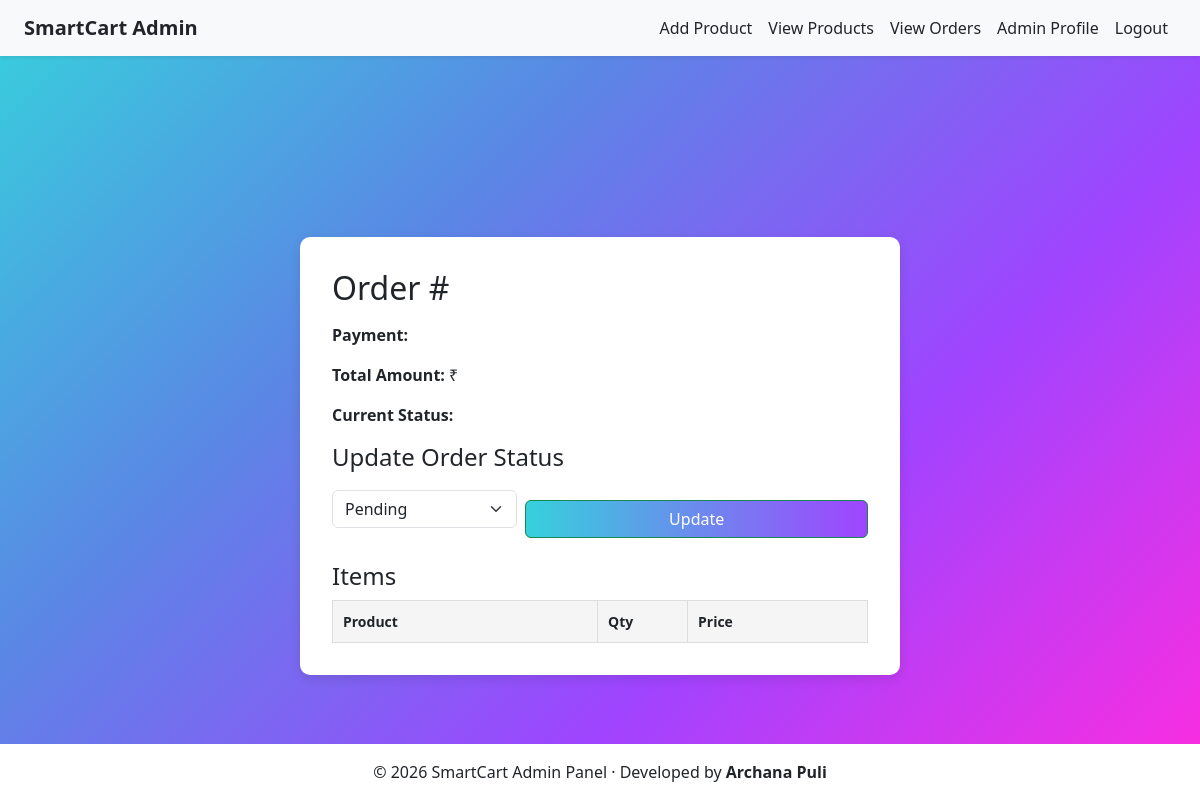
The app's page /admin/order/2 (signed in), older data.
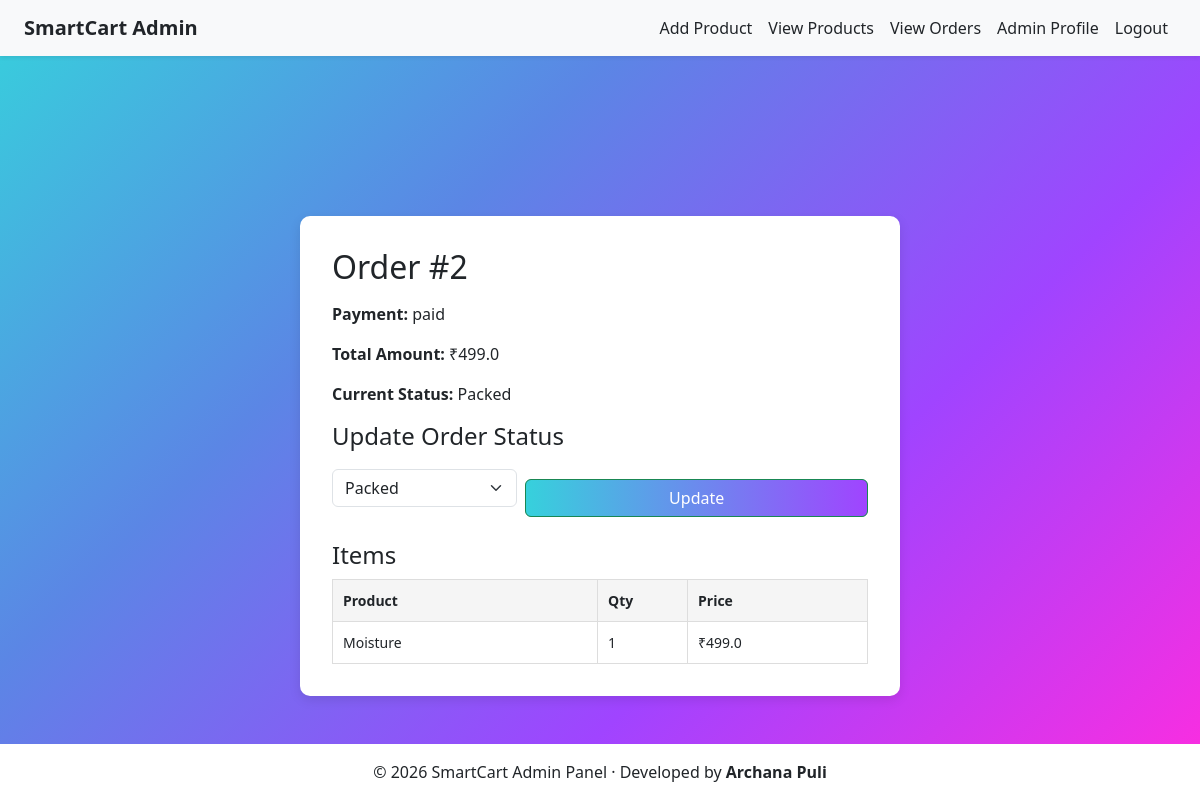
The same page, newer data.
### tables this page shows
CREATE TABLE orders (
    order_id INTEGER PRIMARY KEY AUTOINCREMENT,
    user_id INTEGER NOT NULL,
    razorpay_order_id TEXT,
    razorpay_payment_id TEXT,
    amount REAL,
    payment_status TEXT,
    created_at TIMESTAMP DEFAULT CURRENT_TIMESTAMP,
    order_status TEXT DEFAULT 'Pending',
    FOREIGN KEY(user_id) REFERENCES users(user_id)
);

CREATE TABLE order_items (
    id INTEGER PRIMARY KEY AUTOINCREMENT,
    order_id INTEGER NOT NULL,
    product_id INTEGER NOT NULL,
    product_name TEXT,
    quantity INTEGER,
    price REAL,
    FOREIGN KEY(order_id) REFERENCES orders(order_id),
    FOREIGN KEY(product_id) REFERENCES products(product_id)
);

### app.py (the view)
@app.route('/admin/order/<int:order_id>')
def admin_order_details(order_id):
    if 'admin_id' not in session:
        flash("Please login!", "danger")
        return redirect('/admin-login')
    conn = get_db_connection()
    conn.row_factory = sqlite3.Row
    cursor = conn.cursor()
    cursor.execute('SELECT * FROM "orders" WHERE order_id = ?', (order_id,))
    order = cursor.fetchone()
    cursor.execute('SELECT * FROM "order_items" WHERE order_id = ?', (order_id,))
    items = cursor.fetchall()
    cursor.close()
    conn.close()
    return render_template("admin/order_details.html", order=order, items=items)

### app.py (called while the page is built)
def get_db_connection():
    conn = sqlite3.connect('smartcart.db')
    conn.row_factory = sqlite3.Row  # allows dict-like access
    return conn

### templates/admin/order_details.html (shortened to what this page needs)
{% extends "admin/base.html" %}
{% block content %}
<div class="admin-order-wrapper">
<div class="admin-order-card">
    <h2 class="mb-3">Order #{{ order.order_id }}</h2>
    <div class="mb-3">
        <p><strong>Payment:</strong> {{ order.payment_status }}</p>
        <p><strong>Total Amount:</strong> ₹{{ order.amount }}</p>
        <p><strong>Current Status:</strong> {{ order.order_status }}</p>
    </div>
    <h4>Update Order Status</h4>
    <form method="POST"
          action="/admin/update-order-status/{{ order.order_id }}"
          class="d-flex gap-2 align-items-center mb-4">
        <select name="status" class="form-select w-50">
            <option value="Pending"   {% if order.order_status=='Pending' %}selected{% endif %}>Pending</option>
            <option value="Packed"    {% if order.order_status=='Packed' %}selected{% endif %}>Packed</option>
        </select>
        <button type="submit" class="btn btn-success">
            Update
        </button>
    </form>
    <h4>Items</h4>
    <table class="items-table">
        <tr>
            <th>Product</th>
            <th width="90">Qty</th>
            <th width="140">Price</th>
        </tr>
        {% for it in items %}
        <tr>
            <td>{{ it.product_name }}</td>
            <td>{{ it.quantity }}</td>
            <td>₹{{ it.price }}</td>
        </tr>
        {% endfor %}
    </table>
</div>
</div>
{% endblock %}

### templates/admin/base.html (shortened to what this page needs)
<!DOCTYPE html>
<html lang="en">
<head>
    <link href="https://cdn.jsdelivr.net/npm/bootstrap@5.3.2/dist/css/bootstrap.min.css" rel="stylesheet">
    <link rel="stylesheet" href="{{ url_for('static', filename='style_admin.css') }}">
</head>
<body class="d-flex flex-column min-vh-100">
{% if session.get('admin_id') %}
<nav class="navbar navbar-expand-lg navbar-light bg-light shadow-sm">
    <div class="container-fluid px-4">
        <span class="navbar-brand text-dark fw-bold">
            SmartCart Admin
        </span>
        <div class="collapse navbar-collapse" id="adminNavbar">
        <ul class="navbar-nav ms-auto text-dark">
            <li class="nav-item">
                <a class="nav-link text-dark" href="/admin/add-item">Add Product</a>
            </li>
            <li class="nav-item">
                <a class="nav-link text-dark" href="/admin/item-list">View Products</a>
            </li>
            <li class="nav-item">
                <a class="nav-link text-dark" href="/admin/orders">View Orders</a>
            </li>
            <li class="nav-item">
                <a class="nav-link text-dark" href="/admin/profile">Admin Profile</a>
            </li>
            <li class="nav-item">
                <a class="nav-link text-dark" href="/admin-logout">Logout</a>
            </li>
        </ul>
    </div>
    </div>
</nav>
{% endif %}
<main class="main-content">
    {% block content %}{% endblock %}
</main>
{% if session.get('admin_id') %}
<footer class="text-center text-dark py-3 mt-auto"
        style="background: linear-gradient(90deg, #fff, #fff);">
    © 2026 SmartCart Admin Panel · Developed by <strong>Archana Puli</strong>
</footer>
{% endif %}
</body>
</html>

### static/style_admin.css (style rules this page uses)
body { margin: 0; min-height: 100vh; font-family: 'Segoe UI', sans-serif; background: linear-gradient(135deg, #36d1dc, #5b86e5, #a044ff, #ff2cdf); display: flex; flex-direction: column; }
.main-content { flex: 1; padding-top: 80px; }
h2 { margin-bottom: 10px; }
button { width: 100%; padding: 12px; margin-top: 20px; border: none; border-radius: 25px; background: linear-gradient(to right, #36d1dc, #a044ff); color: white; font-weight: bold; cursor: pointer; transition: 0.3s; }
footer { position: fixed; bottom: 0; left: 0; width: 100%; }
.admin-order-card { width: 800px; background: white; padding: 30px; border-radius: 15px; box-shadow: 0px 20px 50px rgba(0,0,0,0.25); max-height: 85vh; overflow-y: auto; }
.items-table { width: 100%; border-collapse: collapse; margin-top: 10px; font-size: 14px; }
.items-table th, .items-table td { border: 1px solid #ddd; padding: 10px; }
.items-table th { background-color: #f5f5f5; }
.items-table td:last-child { white-space: nowrap; }
.items-table th:last-child, .items-table td:last-child { width: 180px; }
.admin-order-wrapper { display: flex; justify-content: center; align-items: center; min-height: 80vh; }
.admin-order-card { background: white; padding: 2rem; border-radius: 10px; box-shadow: 0 4px 12px rgba(0, 0, 0, 0.1); width: 100%; max-width: 600px; }

Row changes from the older to the newer data that the page shows:
added orders: order_id "2", payment_status "paid", amount "499.0", order_status "Packed", status "Packed"
added order_items: product_name "Moisture", quantity "1", price "499.0"
Text that changed along with them:
form field status: "Pending" → (not shown)
